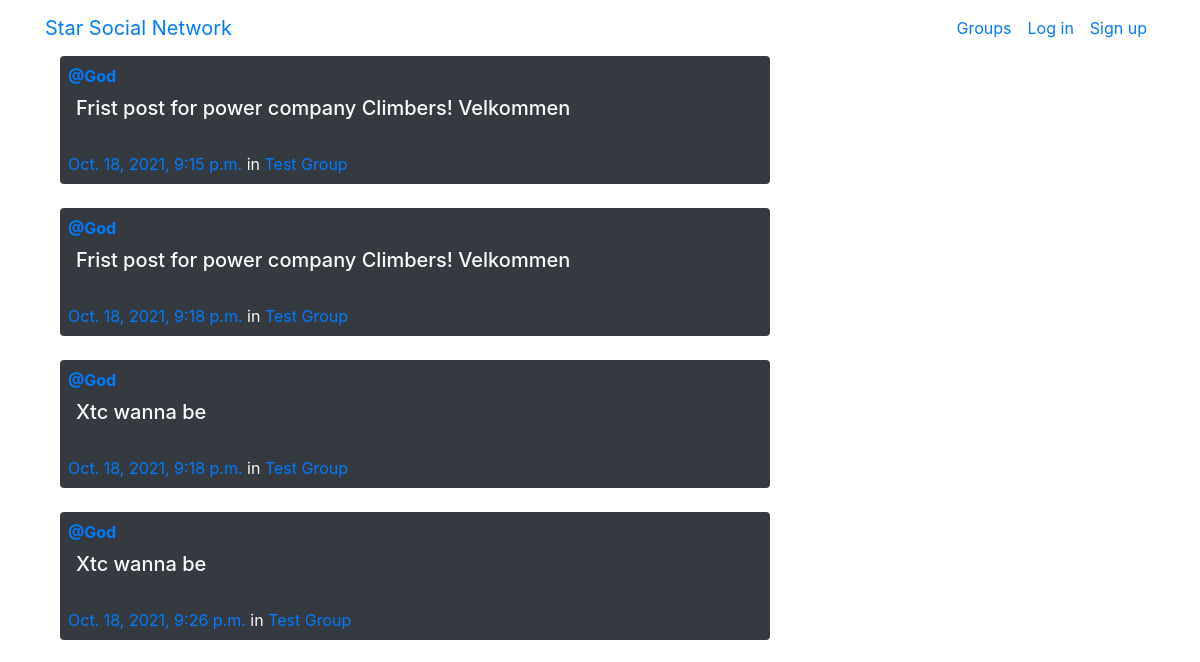
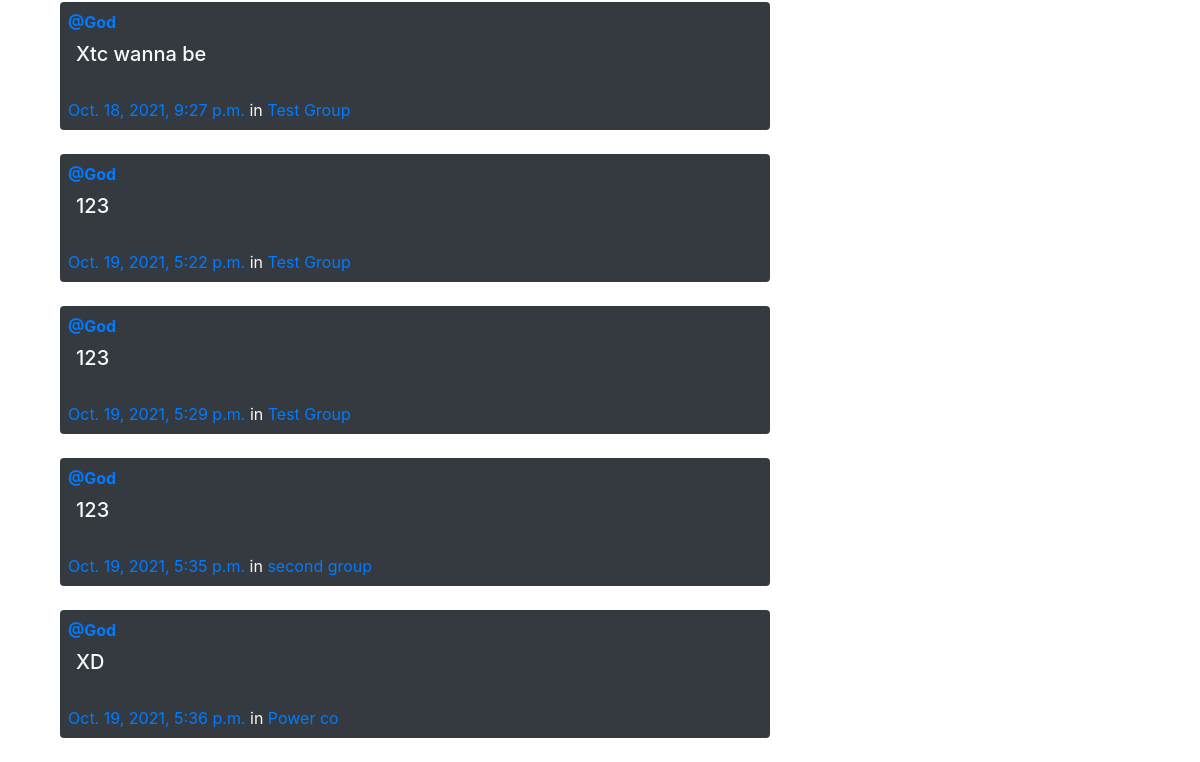
The page /posts/ on the database as committed earlier (2 pictures, top to bottom).
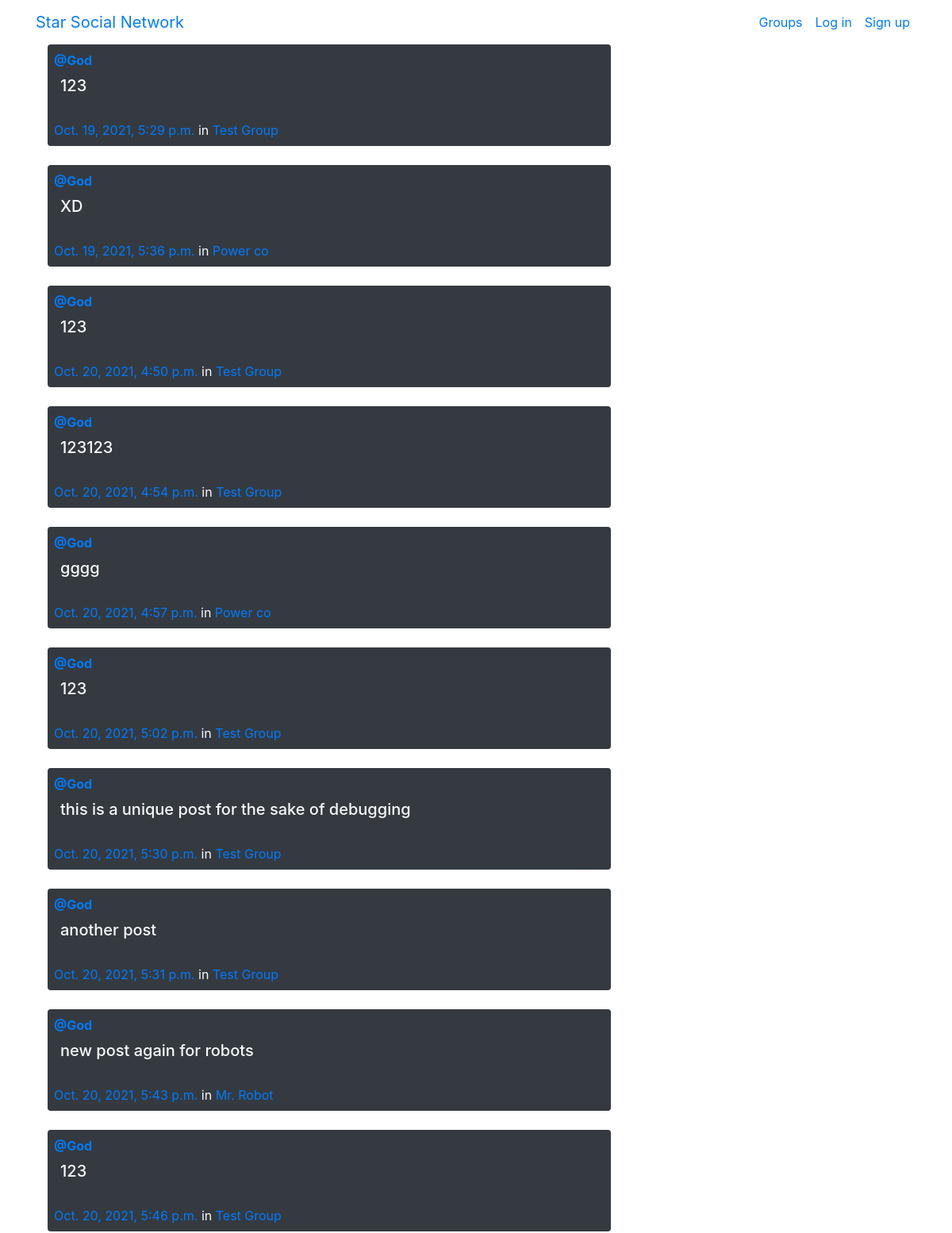
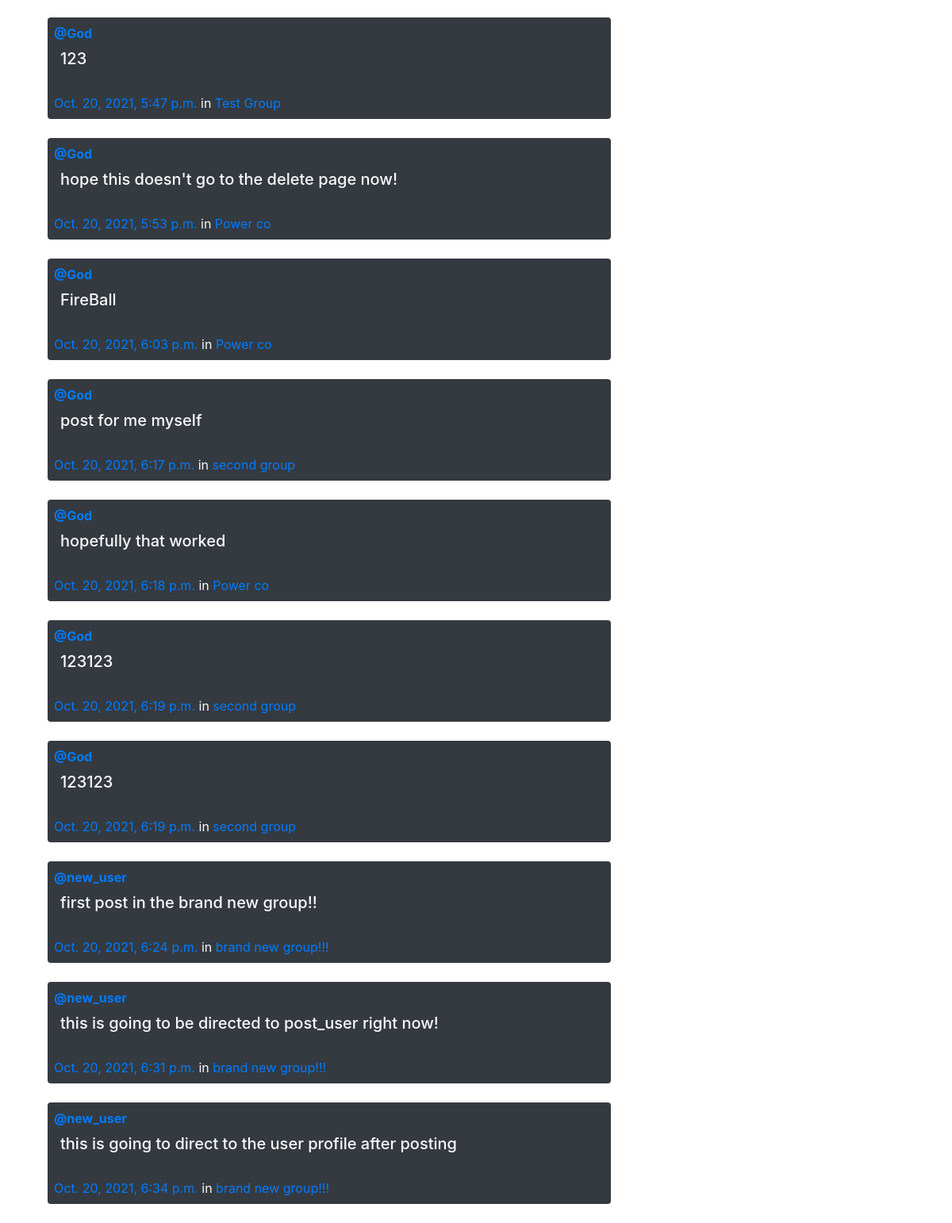
The same page on the database as committed later (2 pictures, top to bottom).
### posts/models.py (models this page shows, shortened)
class Post(models.Model):
    user = models.ForeignKey(User,related_name='posts',on_delete=models.CASCADE)
    created_at = models.DateTimeField(auto_now_add=True)
    message = models.TextField(blank=True,)
    message_html = models.TextField(editable=False)
    group = models.ForeignKey(Group,related_name='posts',null = True, blank=True,on_delete=models.CASCADE)

### groups/models.py (models this page shows, shortened)
class Group(models.Model):
    name = models.CharField(max_length=255,unique=True)
    slug = models.SlugField(allow_unicode = True,unique=True)
    description = models.TextField(blank=True, default='')
    description_html = models.TextField(editable=False, default='',blank= True)
    members = models.ManyToManyField(User,through='GroupMember')

### posts/views.py (the view)
# urls.py: path('', views.PostList.as_view(), name="all"),
class PostList(SelectRelatedMixin, generic.ListView):
    model = models.Post
    select_related = ("user", "group")

### posts/templates/posts/post_list.html (shortened to what this page needs)
{% extends "posts/post_base.html" %}
{% load humanize %}
{% block post_content %}
<div class="col-md-8">
	{% for post in post_list %}
  {% include "posts/_post.html" %}
	{% endfor %}
</div>
{% endblock %}

### posts/templates/posts/_post.html (shortened to what this page needs)
<div class="post media">
	<div class="media-body bg-dark p-2 text-light rounded">
		<a href="{% url 'posts:for_user' username=post.user.username %}"><strong >@{{ post.user.username }}</strong></a>
		<h5 class="media-heading p-2">{{ post.message_html|safe }}</h5>
			<time class="time"><a href="{% url 'posts:single' username=post.user.username pk=post.pk %}">{{ post.created_at}}</a></time>
			{% if post.group %}
			<span class="group-name">in <a href="#">{{ post.group.name }}</a></span>
			{% endif %}
	</div>
</div>
<br>

Rows that differ between the two databases and show on the page:
removed Post: user.username "God", message_html "Frist post for power company Climbers! Velkommen", created_at "Oct. 18, 2021, 9:15 p.m.", group.name "Test Group"
removed Post: user.username "God", message_html "Frist post for power company Climbers! Velkommen", created_at "Oct. 18, 2021, 9:18 p.m.", group.name "Test Group"
removed Post: user.username "God", message_html "Xtc wanna be", created_at "Oct. 18, 2021, 9:18 p.m.", group.name "Test Group"
removed Post: user.username "God", message_html "Xtc wanna be", created_at "Oct. 18, 2021, 9:26 p.m.", group.name "Test Group"
removed Post: user.username "God", message_html "Xtc wanna be", created_at "Oct. 18, 2021, 9:27 p.m.", group.name "Test Group"
removed Post: user.username "God", message_html "123", created_at "Oct. 19, 2021, 5:22 p.m.", group.name "Test Group"
removed Post: user.username "God", message_html "123", created_at "Oct. 19, 2021, 5:35 p.m.", group.name "second group"
added Post: user.username "God", message_html "123", created_at "Oct. 20, 2021, 4:50 p.m.", group.name "Test Group"
added Post: user.username "God", message_html "123123", created_at "Oct. 20, 2021, 4:54 p.m.", group.name "Test Group"
added Post: user.username "God", message_html "gggg", created_at "Oct. 20, 2021, 4:57 p.m.", group.name "Power co"
added Post: user.username "God", message_html "123", created_at "Oct. 20, 2021, 5:02 p.m.", group.name "Test Group"
added Post: user.username "God", message_html "this is a unique post for the sake of debugging", created_at "Oct. 20, 2021, 5:30 p.m.", group.name "Test Group"
added Post: user.username "God", message_html "another post", created_at "Oct. 20, 2021, 5:31 p.m.", group.name "Test Group"
added Post: user.username "God", message_html "new post again for robots", created_at "Oct. 20, 2021, 5:43 p.m.", group.name "Mr. Robot"
added Post: user.username "God", message_html "123", created_at "Oct. 20, 2021, 5:46 p.m.", group.name "Test Group"
added Post: user.username "God", message_html "123", created_at "Oct. 20, 2021, 5:47 p.m.", group.name "Test Group"
added Post: user.username "God", message_html "hope this doesn't go to the delete page now!", created_at "Oct. 20, 2021, 5:53 p.m.", group.name "Power co"
added Post: user.username "God", message_html "FireBall", created_at "Oct. 20, 2021, 6:03 p.m.", group.name "Power co"
added Post: user.username "God", message_html "post for me myself", created_at "Oct. 20, 2021, 6:17 p.m.", group.name "second group"
added Post: user.username "God", message_html "hopefully that worked", created_at "Oct. 20, 2021, 6:18 p.m.", group.name "Power co"
added Post: user.username "God", message_html "123123", created_at "Oct. 20, 2021, 6:19 p.m.", group.name "second group"
added Post: user.username "God", message_html "123123", created_at "Oct. 20, 2021, 6:19 p.m.", group.name "second group"
added Post: user.username "new_user", message_html "first post in the brand new group!!", created_at "Oct. 20, 2021, 6:24 p.m.", group.name "brand new group!!!"
added Post: user.username "new_user", message_html "this is going to be directed to post_user right now!", created_at "Oct. 20, 2021, 6:31 p.m.", group.name "brand new group!!!"
added Post: user.username "new_user", message_html "this is going to direct to the user profile after posting", created_at "Oct. 20, 2021, 6:34 p.m.", group.name "brand new group!!!"
